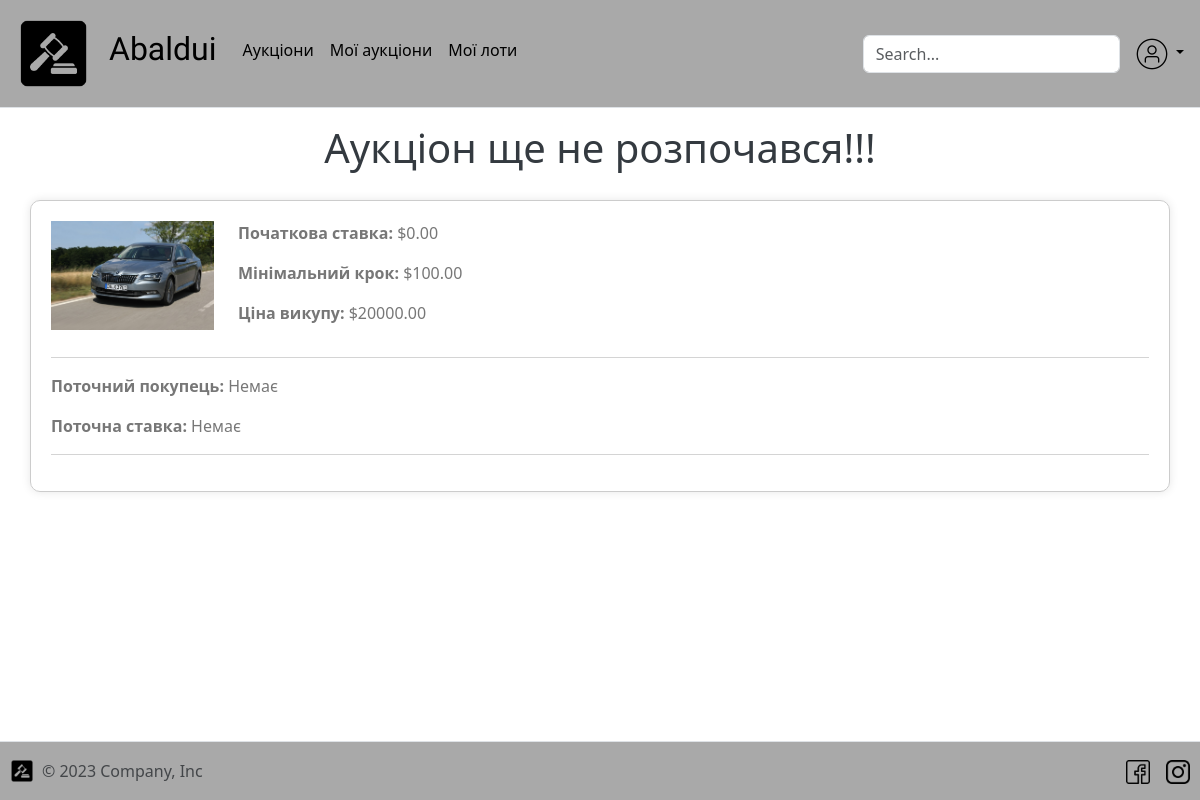
The page /auction/8/going/ (signed in) on the database its author committed.
### auction/models.py (models this page shows, shortened)
class Auction(models.Model):
    name = models.CharField(max_length=255, default="Auction")
    description = models.TextField(blank=True, null=True, max_length=700)
    image = models.ImageField(upload_to="Z:\hakaton\media\\auction-images\\", blank=True, null=True)
    creator = models.ForeignKey(to=User, on_delete=models.DO_NOTHING, related_name="auctions")
    current_better = models.ForeignKey(to=User, on_delete=models.DO_NOTHING, null=True, blank=True,
                                       related_name="auctions_betters")
    start_price = models.DecimalField(max_digits=10, decimal_places=2)
    minimal_bet = models.DecimalField(max_digits=10, decimal_places=2)
    current_bet = models.DecimalField(max_digits=10, decimal_places=2, default=0)
    price_of_ransom = models.DecimalField(max_digits=10, decimal_places=2, null=True)
    time_of_creation = models.DateTimeField(auto_now_add=True)
    time_of_start = models.DateTimeField()
    seconds_to_end = models.IntegerField(default=60)
    is_completed = models.BooleanField(default=False)
    class Meta:
        ordering = ["-time_of_start"]

### auction/views.py (the view)
# urls.py: path('<int:pk>/going/', auction_going),
@login_required
def auction_going(request, pk: int):
    if request.method == "POST":
        auction_bet(request, pk)
    auction = Auction.objects.get(pk=pk)
    context = {
        "auction": auction,
    }
    if auction.seconds_to_end == 0 and not auction.is_completed:
        complete_auction(auction)
    if not auction.is_completed and auction.current_better_id:
        auction.seconds_to_end -= 5
        auction.save()
        print("Second to end:")
        print(auction.seconds_to_end)
    print("")
    start_time = datetime.datetime.strptime(str(auction.time_of_start), "%Y-%m-%d %H:%M:%S")
    print("Data")
    print(start_time)
    print("nigaaa")
    print(datetime.datetime.now() > start_time)
    print(datetime.datetime.now())
    if datetime.datetime.now() >= start_time:
        if auction.is_completed:
            return render(request, "auction/auction-completed.html", context=context)
        else:
            return render(request, "auction/auction-going.html", context=context)
    else:
        return render(request, "auction/auction-not-going.html", context=context)

### templates/auction/auction-not-going.html (shortened to what this page needs)
{% extends "base.html" %}
{% load static %}
{% block content %}
  <h1 style="text-align: center;">Аукціон ще не розпочався!!!</h1>
  <form  action="accepted/" method="post">
<div class="container">
    <div class="row">
        <div class="col-md-2">
            <img src="{% static auction.image %}" alt="Зображення аукціону" class="img-fluid">
        </div>
        <div class="col-md-10">
                <p><strong>Початкова ставка:</strong> ${{auction.current_bet}}</p>
                <p><strong>Мінімальний крок:</strong> ${{auction.minimal_bet }}</p>
                <p><strong>Ціна викупу:</strong> ${{auction.price_of_ransom }}</p>
        </div>
    </div>
    <hr>
    <div class="row">
        <div class="col-md-12">
            <p><strong>Поточний покупець:</strong> Немає</p>
            <p><strong>Поточна ставка:</strong> Немає</p>
            <hr>
        </div>
    </div>
</div>
  </form>
{% endblock %}

### templates/base.html (style rules this page uses)
body { background-color: azure; }

### templates/auction/auction-not-going.html (style rules this page uses)
body { background-color: #ffffff; color: #555; }
.container { margin-top: 20px; border-radius: 10px; padding: 20px; box-shadow: 0 0 10px rgba(0,0,0,0.1); border: 1px solid #ccc; }
img { max-width: 100%; height: auto; }
h1 { color: #343a40; }
p { color: #777; }

### rows shown on the page
Auction: image (picture), current_bet "0.00", minimal_bet "100.00", price_of_ransom "20000.00"
